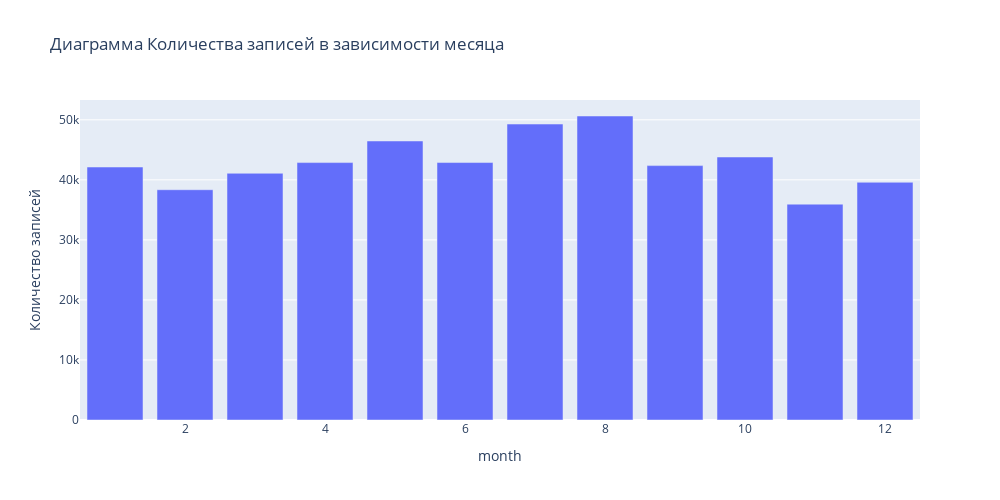

This figure's notebook cell:
### Markdown cell above
Данные представлены за 3 года 2015-2017

### Code cell
#считаем количество записей в зависимости от года
bar_data = hotels.groupby(
    by='month',
    as_index=False
)[['month']].value_counts()
  
#строим график
fig = px.bar(
    data_frame=bar_data, #датафрейм
    x="month", #ось x
    y="count", #ось y
    labels = {'review_year': 'Месяц отзыва', 'count': 'Количество записей'},
    orientation='v', #ориентация графика
    height=500, #высота
    width=1000, #ширина
    title='Диаграмма Количества записей в зависимости месяца' #заголовок
)

#отображаем его
fig.show()

### Figure 1 — Plotly figure (JSON) as saved in the notebook; plotly's stock layout.template omitted (floating-point values rounded to 4 significant figures)
{"data": [{"alignmentgroup": "True", "hovertemplate": "month=%{x}<br>Количество записей=%{y}<extra></extra>", "legendgroup": "", "marker": {"color": "#636efa", "pattern": {"shape": ""}}, "name": "", "offsetgroup": "", "orientation": "v", "showlegend": false, "textposition": "auto", "type": "bar", "x": [1, 2, 3, 4, 5, 6, 7, 8, 9, 10, 11, 12], "xaxis": "x", "y": [42133, 38352, 41090, 42872, 46470, 42877, 49291, 50632, 42369, 43803, 35951, 39591], "yaxis": "y"}], "layout": {"barmode": "relative", "height": 500, "legend": {"tracegroupgap": 0}, "title": {"text": "Диаграмма Количества записей в зависимости месяца"}, "width": 1000, "xaxis": {"anchor": "y", "domain": [0, 1], "title": {"text": "month"}}, "yaxis": {"anchor": "x", "domain": [0, 1], "title": {"text": "Количество записей"}}}}
